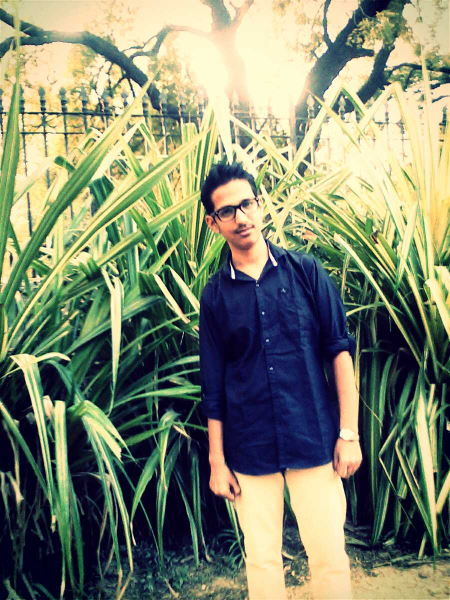
#> input picture a.png, 900 x 1200 px (shown at 1/2 size)
$ jupyter execute '4.3Take 2 image and combine it to form single image. For example collage .ipynb'
#> lines starting #> are read from the running program, lines starting #| are printed output that depends on the picture
[cell 1]
import numpy as np
import cv2
bg = cv2.imread('a.png', cv2.IMREAD_COLOR)
#> bg is the input picture: shape (1200, 900, 3); mean B, G, R 111.3, 135.4, 128.7
fg = cv2.imread('b.png', cv2.IMREAD_COLOR)
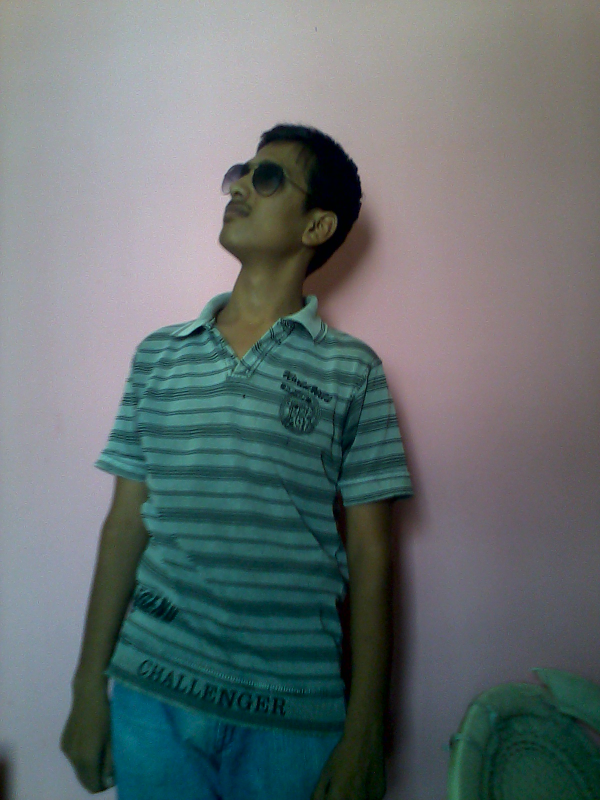
#> input picture b.png, 1200 x 1600 px (shown at 1/2 size)
#> fg is the input picture: shape (1600, 1200, 3); mean B, G, R 113.1, 112.3, 101.7

[cell 2]
cv2.imshow("1st",bg)
cv2.waitKey(0)
cv2.destroyAllWindows()

[cell 3]
cv2.imshow("2nd",fg)
cv2.waitKey(0)
cv2.destroyAllWindows()

[cell 4]
bg.shape
#> Out = (1200, 900, 3)

[cell 5]
fg.shape
#> Out = (1600, 1200, 3)

[cell 6]
dim = (200, 200)
resized_bg = cv2.resize(bg, dim, interpolation = cv2.INTER_AREA)
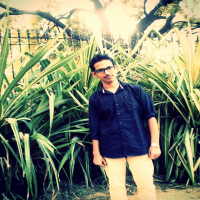
#> resized_bg: shape (200, 200, 3); mean B, G, R 111.3, 135.4, 128.8
resized_fg = cv2.resize(fg, dim, interpolation = cv2.INTER_AREA)
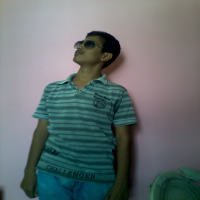
#> resized_fg: shape (200, 200, 3); mean B, G, R 113.1, 112.3, 101.7

[cell 7]
m=np.hstack([resized_bg,resized_fg])
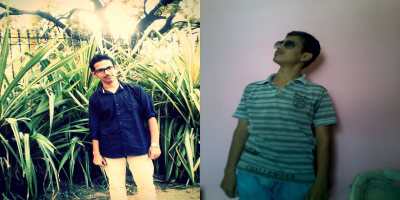
#> m: shape (200, 400, 3); mean B, G, R 112.2, 123.8, 115.2
